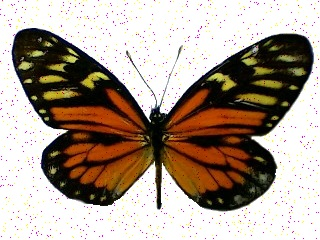
#> input picture data/morfologicos/mariposa_noisy.jpg, 320 x 240 px, found by its file name
$ python t01_filtrado_espacial.py
#> lines starting #> are read from the running program, lines starting #| are printed output that depends on the picture
### src/exercise_01/t01_load_image.py
__author__ = "mi_nombre_aqui"
# Estas dos líneas inferiores se usan para crear gráficos interactivos
import os
from pathlib import Path

import matplotlib as mpl

mpl.use("Tkagg")
import matplotlib.pyplot as plt

# Para escribir menos puedo poner alias a lo que importo:
import numpy
import numpy as np
import scipy

# Aquí importo las librerías que me resultan útiles
import skimage
import skimage.io
import sklearn

output_folder = Path(__file__).parent.parent.parent / "outs" / Path(__file__).parent.name
output_folder.mkdir(exist_ok=True, parents=True)


"""
Date = 17/07/2018
Author = 106376
Project = Práctica 0, principios de python

"""

"""
   En este código proporcionamos herramientas que nos van a permitir cargar, guardar y visualizar
   imágenes. Lo usaremos durante todas las prácticas.

   TODO: Entiende este código y haz que funcione asegurándote de que tienes bien elegido el intérprete
"""


# Las funciones de python se definen con def. El contenido se escribe indentado:
# [65 lines left out: functions cargar_imagen, guardar_imagen, visualizar_imagen, not called in this run]


def visualizar_imagenes(
    lista_imagen,
    lista_titulos,
    n_row,
    n_col,
    block=True,
    save_figure=False,
    figure_save_path="out/fig_sample.png",
    rescale_colors=True,
):
    """
    Esta función visualiza y almacena una imagen y salva la figura si se indica
    :param imagen_rgb: imagen RGB de tipo numpy array
    :param titulo: Indica el nombre del estudiante más la información adicional requerida
    :param block: Permite que al visualizar la imagen en programa pare hasta cerrar la ventana
    :return:
    """
    if n_row < 2:
        raise Exception("n_row tiene que ser mayor que 2")
    fig, ax = plt.subplots(n_row, n_col, sharex=True, sharey=True)

    nc = 0
    nr = 0
    if n_col > 1:
        for i, (imagen, titulo) in enumerate(zip(lista_imagen, lista_titulos, strict=True)):
            try:
                if len(imagen.shape) == 2:
                    if rescale_colors:
                        ax[nr, nc].imshow(imagen, cmap=plt.get_cmap("gray"))
                    else:
                        ax[nr, nc].imshow(imagen, cmap=plt.get_cmap("gray"))
                else:
                    ax[nr, nc].imshow(imagen)
                ax[nr, nc].set_title(titulo)
            except Exception:
                pass
            nr += 1
            if nr == n_row:
                nr = 0
                nc += 1
    else:
        for i, (imagen, titulo) in enumerate(zip(lista_imagen, lista_titulos, strict=True)):
            try:
                if len(imagen.shape) == 2:
                    ax[nr].imshow(imagen, cmap=plt.get_cmap("gray"))
                else:
                    ax[nr].imshow(imagen)
                ax[nr].set_title(titulo)
            except Exception:
                pass
            nr += 1
            if nr == n_row:
                nr = 0
                nc += 1

    if save_figure:
        folder, filename = os.path.split(figure_save_path)
        try:
            os.makedirs(folder)
        except Exception:
            pass
        plt.savefig(figure_save_path, dpi=600)
    plt.show(block=block)


# Es buena costumbre meter este if al final para evitar que se ejecute código al importar este script desde otro.
# [15 lines that do not run on import are left out]

### src/exercise_04/t01_filtrado_espacial.py
# -*- coding: utf-8 -*-
from pathlib import Path

import scipy.ndimage
import skimage
import skimage.filters

from src.exercise_01.t01_load_image import visualizar_imagen, visualizar_imagenes

__author__ = 106360

import cv2
import numpy as np
import scipy
from matplotlib import pyplot as plt

file_histo = "./data/histograma/cerebro_1.jpg"
file_thres = "./data/histograma/bookpage.jpg"
file_7seg = "./data/histograma/Segmentos7.jpg"

file_mariposa = "./data/morfologicos/mariposa.jpg"
file_mariposa_noisy = "./data/morfologicos/mariposa_noisy.jpg"

file_sudoku = "./data/morfologicos/sudoku.jpg"
file_windows = "./data/morfologicos/windows.jpg"

output_folder = Path(__file__).parent.parent.parent / "outs" / Path(__file__).parent.name
output_folder.mkdir(exist_ok=True, parents=True)


# [49 lines left out: function add_noise_to_image, not called in this run]


def do_test_efectos_filtros_lineales():
    # Cargamos la imagen
    img_in = skimage.io.imread(file_mariposa_noisy)
#> img_in is the input picture: shape (240, 320, 3); mean R, G, B 172, 158.1, 146
    # Pasamos a nivel de gris (se puede aplicar también en color o en el canal L)
    img_gray = skimage.color.rgb2gray(img_in)
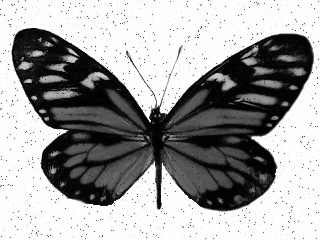
#> img_gray: shape (240, 320) float64; min 0, max 1, mean 0.628

    # Filtrado de ruido de media cuadrado
    filtro_A = np.array([[1.0, 1.0, 1.0], [1.0, 1.0, 1.0], [1.0, 1.0, 1.0]])
    filtro_A = filtro_A / (filtro_A[:]).sum()
    # Filtrado de ruio de media de disco
    filtro_B = np.array([[0.0, 1.0, 0.0], [1.0, 1.0, 1.0], [0.0, 1.0, 0.0]])
    filtro_B = filtro_B / (filtro_B[:]).sum()

    # Filtro de extracción de borde vertical (Gy)
    filtro_C = np.array([[1.0, 1.0, 1.0], [0.0, 0.0, 0.0], [-1.0, -1.0, -1.0]])

    visualizar_imagenes(
        [filtro_A, filtro_B, filtro_C],
        ("filtro A", "Filtro B", "Filtro C"),
        3,
        1,
        rescale_colors=False,
    )
#> in visualizar_imagenes, `plt.show(block=block)`:
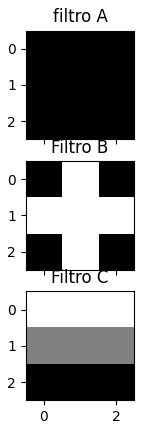
#> figure drawn by matplotlib, 3 panels

    image_fA = scipy.ndimage.correlate(img_gray, filtro_A)
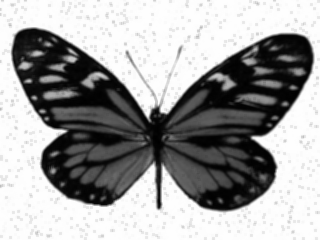
#> image_fA: shape (240, 320) float64; min 0.00265, max 1, mean 0.628
    image_fB = scipy.ndimage.correlate(img_gray, filtro_B)
    image_fC = scipy.ndimage.correlate(img_gray, filtro_C)
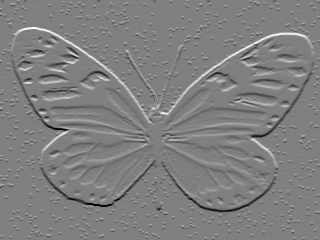
#> image_fC: shape (240, 320) float64; min -2.96, max 2.93, mean -0.000389; drawn with min black and max white

    visualizar_imagenes(
        [img_gray, image_fA, image_fB, image_fC],
        ("Original", "filtro A", "Filtro B", "Filtro C"),
        4,
        1,
        rescale_colors=False,
    )
#> the loop in visualizar_imagenes (call 2), `for i, (imagen, titulo) in enumerate(zip(lista_imagen, lista_titulos, ..` made 4 passes
#> (titulo, nc) on pass 4: ('Filtro C', 1)
#> titulo on passes 1 to 3: 'Original', 'filtro A', 'Filtro B'


# [97 lines left out: functions do_test_restauracion_imagen, do_test_afilado_imagen, do_test_gradiente_imagen, do_test_canny, do_test_frangi, not called in this run]


if __name__ == "__main__":
    do_test_efectos_filtros_lineales()
    # do_test_restauracion_imagen()
    # do_test_afilado_imagen()

    # do_test_gradiente_imagen()

$ run again, with data/color/ImagenPruebas.jpg copied over data/morfologicos/mariposa_noisy.jpg
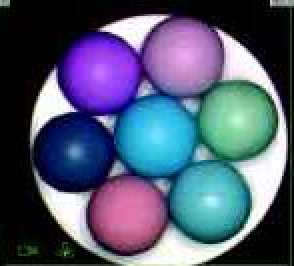
#> input picture data/color/ImagenPruebas.jpg, 147 x 133 px, found by its file name (shown 2 times larger)
#> in do_test_efectos_filtros_lineales, img_in is the input picture: shape (133, 147, 3); mean R, G, B 80.5, 89.4, 113.8
#> in do_test_efectos_filtros_lineales, `image_fA = scipy.ndimage.correlate(img_gray, filtro_A)`:
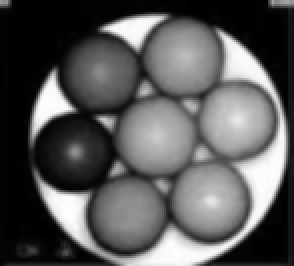
#> image_fA: shape (133, 147) float64 (shown 2 times larger); min 0, max 0.998, mean 0.35
#> in do_test_efectos_filtros_lineales, `image_fC = scipy.ndimage.correlate(img_gray, filtro_C)`:
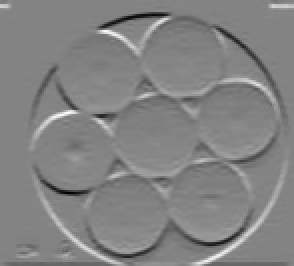
#> image_fC: shape (133, 147) float64 (shown 2 times larger); min -2.9, max 2.72, mean -0.014; drawn with min black and max white
#> the loop in visualizar_imagenes (call 2), `for i, (imagen, titulo) in enumerate(zip(lista_imagen, lista_titulos, ..` made 4 passes
#> (titulo, nc) on pass 4: ('Filtro C', 1)
